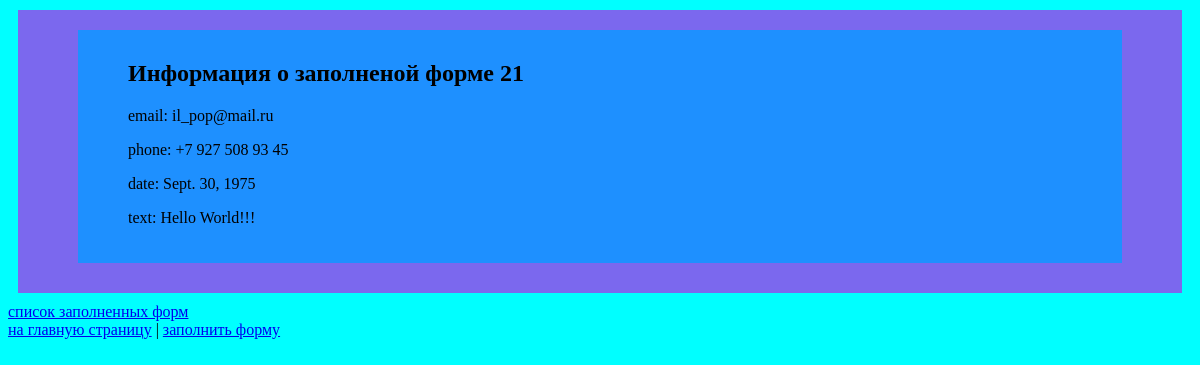
Page /get_form/show/21 on the earlier database version.
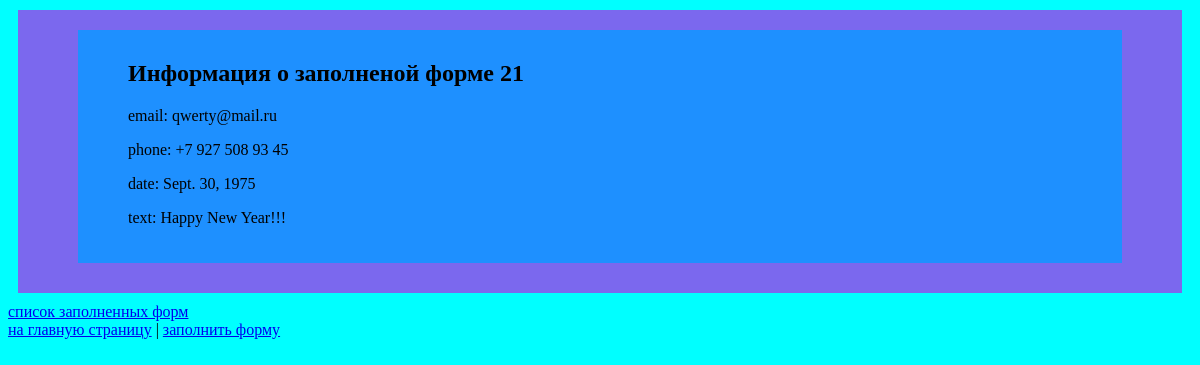
Same page on the later database version.
### get_form/models.py (models this page shows)
class GetForm(models.Model):
    email = models.EmailField(max_length=20, blank=True, null=True)
    phone = models.CharField(max_length=16, blank=True, null=True)
    date = models.DateField(max_length=10, blank=True, null=True)
    text = models.TextField(max_length=100, blank=True, null=True)

### get_form/views.py (the view)
# urls.py: path('show/<int:pk>', views.ShowOneModelGetForm.as_view(), name='get_one_page'),
class ShowOneModelGetForm(DetailView):
    template_name = 'get_form/get_one_page.html'
    model = models.GetForm

### get_form/templates/get_form/get_one_page.html (shortened to what this page needs)
{% extends 'get_form/get_form_base.html' %}
{% block content_get_form %}
<div class="main">
    <div class="form">
        <h2>Информация о заполненой форме {{ getform.id }}</h2>
        <p> email: {{ getform.email }}</p>
        <p>phone: {{ getform.phone }}</p>
        <p>date: {{ getform.date }}</p>
        <p>text: {{ getform.text }}</p>
    </div>
</div>
{% endblock %}

Differences in the rows shown:
changed GetForm id 21: email "il_pop@mail.ru" → "qwerty@mail.ru"; text "Hello World!!!" → "Happy New Year!!!"
